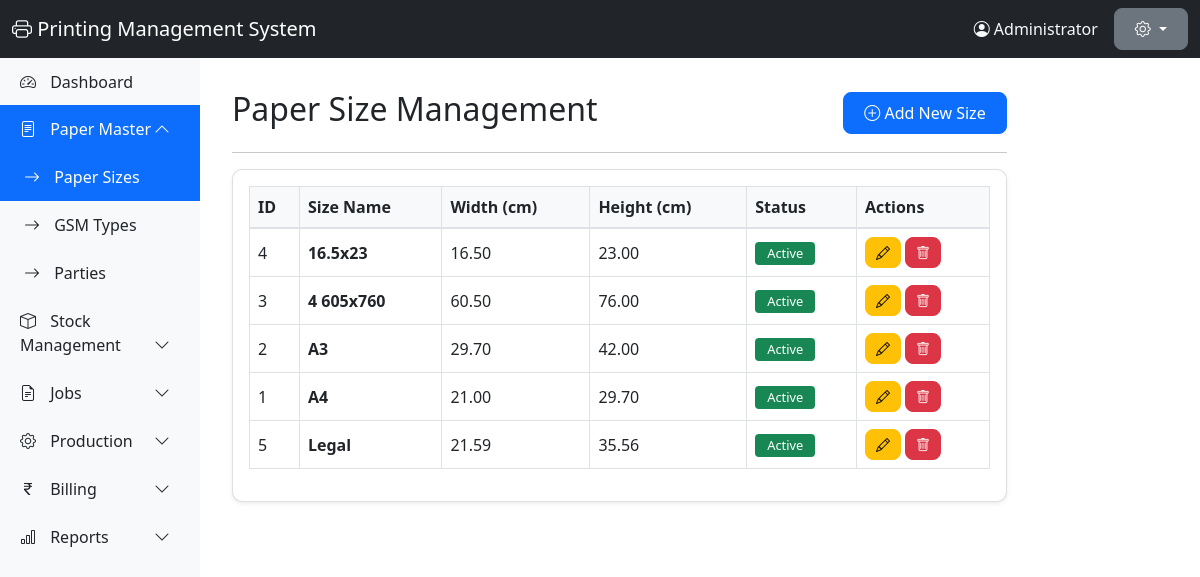
The app's page /modules/paper/sizes.php (signed in) with its own data.
### tables this page shows
CREATE TABLE `paper_sizes` (
  `id` int(11) NOT NULL,
  `size_name` varchar(100) NOT NULL,
  `width_cm` decimal(10,2) DEFAULT NULL,
  `height_cm` decimal(10,2) DEFAULT NULL,
  `is_active` tinyint(1) DEFAULT 1
);

### modules/paper/sizes.php (the view, shortened to what this page needs)
<?php
require_once __DIR__ . '/../../config/database.php';
$sizes = $pdo->query("SELECT * FROM paper_sizes ORDER BY size_name");
?>
<!DOCTYPE html>
<html lang="en">
<head>
    <link href="https://cdn.jsdelivr.net/npm/bootstrap@5.1.3/dist/css/bootstrap.min.css" rel="stylesheet">
    <link rel="stylesheet" href="https://cdn.jsdelivr.net/npm/bootstrap-icons@1.8.1/font/bootstrap-icons.css">
</head>
<body>
    <?php include_once __DIR__ . '/../../includes/header.php'; ?>
    <?php include_once __DIR__ . '/../../includes/sidebar.php'; ?>
    <div class="col-md-10 p-3">
        <div class="d-flex justify-content-between align-items-center">
            <h2>Paper Size Management</h2>
            <button class="btn btn-primary" data-bs-toggle="modal" data-bs-target="#sizeModal">
                <i class="bi bi-plus-circle"></i> Add New Size
            </button>
        </div>
        <hr>
        <div class="card">
            <div class="card-body">
                <div class="table-responsive">
                    <table class="table table-bordered table-hover">
                        <thead>
                            <tr>
                                <th>ID</th>
                                <th>Size Name</th>
                                <th>Width (cm)</th>
                                <th>Height (cm)</th>
                                <th>Status</th>
                                <th>Actions</th>
                            </tr>
                        </thead>
                        <tbody>
                            <?php if($sizes->rowCount() > 0): ?>
                                <?php while($row = $sizes->fetch()): ?>
                                    <tr>
                                        <td><?php echo $row['id']; ?></td>
                                        <td><strong><?php echo $row['size_name']; ?></strong></td>
                                        <td><?php echo $row['width_cm']; ?></td>
                                        <td><?php echo $row['height_cm']; ?></td>
                                        <td>
                                            <span class="badge bg-<?php echo $row['is_active'] ? 'success' : 'danger'; ?>">
                                                <?php echo $row['is_active'] ? 'Active' : 'Inactive'; ?>
                                            </span>
                                        </td>
                                        <td>
                                            <a href="?edit=<?php echo $row['id']; ?>" class="btn btn-sm btn-warning" data-bs-toggle="modal" data-bs-target="#sizeModal">
                                                <i class="bi bi-pencil"></i>
                                            </a>
                                            <a href="?delete=<?php echo $row['id']; ?>" class="btn btn-sm btn-danger" onclick="return confirm('Are you sure?')">
                                                <i class="bi bi-trash"></i>
                                            </a>
                                        </td>
                                    </tr>
                                <?php endwhile; ?>
                            <?php else: ?>
                                <tr>
                                    <td colspan="6" class="text-center">No paper sizes found</td>
                                </tr>
                            <?php endif; ?>
                        </tbody>
                    </table>
                </div>
            </div>
        </div>
    </div>
    <?php include_once __DIR__ . '/../../includes/footer.php'; ?>
</body>
</html>

### assets/css/style.css (style rules this page uses)
.card { box-shadow: 0 0.125rem 0.25rem rgba(0, 0, 0, 0.075); margin-bottom: 20px; border-radius: 10px; overflow: hidden; }
.table th { background-color: #f8f9fa; font-weight: 600; border-bottom: 2px solid #dee2e6; }
.table td { vertical-align: middle; }
.badge { padding: 5px 12px; font-weight: 500; font-size: 0.8rem; }
.btn { border-radius: 8px; padding: 8px 20px; }
.btn-sm { padding: 4px 10px; }

### records on screen
paper_sizes: id "4", size_name "16.5x23", width_cm "16.50", height_cm "23.00", is_active "Active"
paper_sizes: id "3", size_name "4 605x760", width_cm "60.50", height_cm "76.00", is_active "Active"
paper_sizes: id "2", size_name "A3", width_cm "29.70", height_cm "42.00", is_active "Active"
paper_sizes: id "1", size_name "A4", width_cm "21.00", height_cm "29.70", is_active "Active"
paper_sizes: id "5", size_name "Legal", width_cm "21.59", height_cm "35.56", is_active "Active"

### other values on screen
APP_NAME "Printing Management System"
$_SESSION['full_name'] "Administrator"
